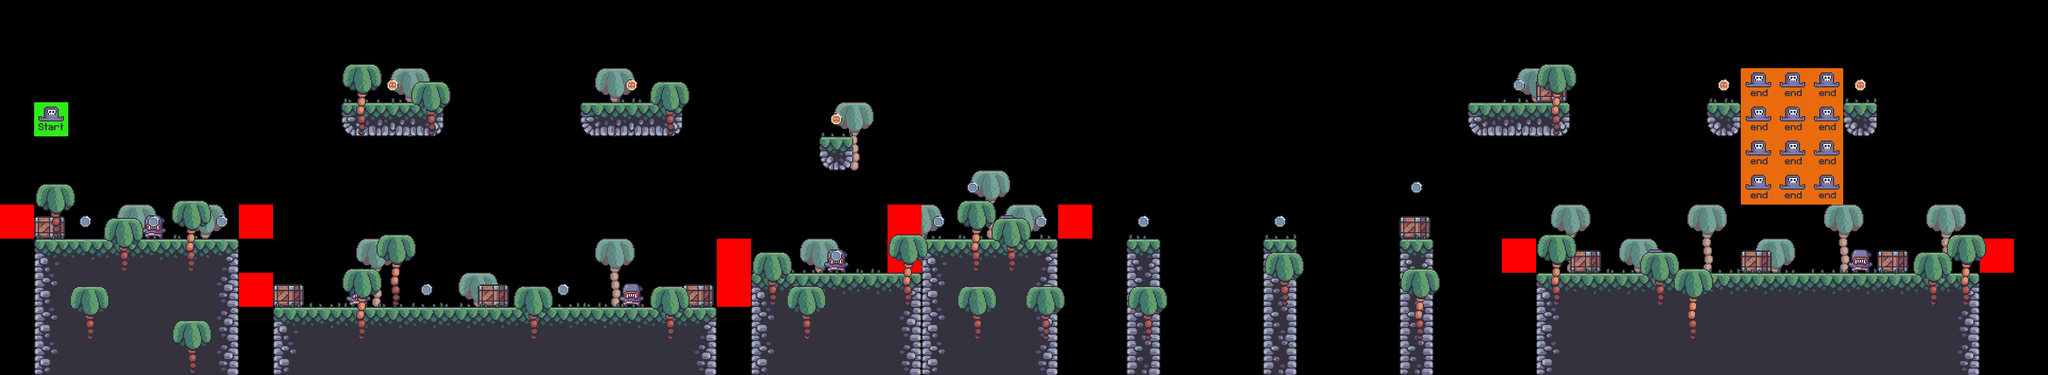

Tiled map render using the project's own tile images. Description and the map definition, with tile-layer contents summarised, below:
An orthogonal 60x11 tile map with 64x64 px tiles, 9 tile layers (bg_palms, terrain, crates, grass, ...), 7 tilesets.

<map version="1.5" tiledversion="1.7.2" orientation="orthogonal" renderorder="right-down" width="60" height="11" tilewidth="64" tileheight="64" infinite="0" nextlayerid="10" nextobjectid="1">
 <editorsettings>
  <export target="../../../OneDrive/Desktop/level_0.csv" format="csv" />
 </editorsettings>
 <tileset firstgid="1" source="../tilesets/terrain_tiles.tsx" />
 <tileset firstgid="17" source="../tilesets/coin_tiles.tsx" />
 <tileset firstgid="19" source="../tilesets/grass_tiles.tsx" />
 <tileset firstgid="24" source="../tilesets/palms.tsx" />
 <tileset firstgid="27" source="../tilesets/crates.tsx" />
 <tileset firstgid="28" source="../tilesets/player_tiles.tsx" />
 <tileset firstgid="30" source="../tilesets/enemy_tiles.tsx" />
 <layer id="5" name="bg_palms" width="60" height="11">
  <data>[660 cells, 19 non-empty, 1 distinct tile ids]</data>
 </layer>
 <layer id="1" name="terrain" width="60" height="11">
  <data>[660 cells, 144 non-empty, 12 distinct tile ids]</data>
 </layer>
 <layer id="6" name="crates" width="60" height="11">
  <data>[660 cells, 10 non-empty, 1 distinct tile ids]</data>
 </layer>
 <layer id="3" name="grass" width="60" height="11">
  <data>[660 cells, 45 non-empty, 5 distinct tile ids]</data>
 </layer>
 <layer id="8" name="enemies" width="60" height="11">
  <data>[660 cells, 7 non-empty, 1 distinct tile ids]</data>
 </layer>
 <layer id="9" name="constraints" width="60" height="11">
  <data>[660 cells, 10 non-empty, 1 distinct tile ids]</data>
 </layer>
 <layer id="4" name="fg_palms" width="60" height="11">
  <data>[660 cells, 28 non-empty, 2 distinct tile ids]</data>
 </layer>
 <layer id="2" name="coins" width="60" height="11">
  <data>[660 cells, 18 non-empty, 2 distinct tile ids]</data>
 </layer>
 <layer id="7" name="player" width="60" height="11">
  <data>[660 cells, 13 non-empty, 2 distinct tile ids]</data>
 </layer>
</map>
